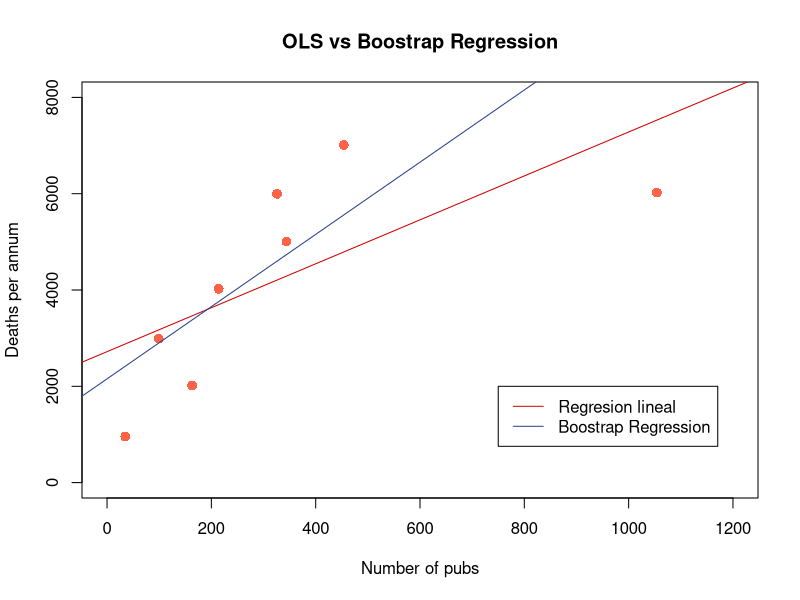

Recreate this plot in R.
#####Ejercicio 2 de la tarea 2 de Computo Estadistico
##### Regresion Bootstrap

#Introducimos los datos
pubs<-c(35,99,163,214,326,344,454,1054)
mortality<-c(957,2990,2017,4025,5997,5007,7012,6022)

#Generamos un dataframe con los datos
x<-as.data.frame(cbind(pubs,mortality))

#Generamos nuestro modelo
model1 = lm(mortality ~., data=x)
summary(model1)
#Obtenemos los coeficientes del modelo
betahat = coef(model1)  

#Fijamos una semilla para permitir reproducibilidad
set.seed(100) 

#Aqui vamos a almacenar los vectores de coeficientes de regresion en cada fila 
bstar = NULL
n = length(x$mortality)
#Numero de remuestreos a hacer
B=1000   
for(draw in 1:B){
  Dstar = x[sample(1:n, size=n, replace=T),]
  #Generamos el modelo con los datos obtenidos por el remuestreo
  model=lm(mortality ~., data=Dstar)    
  bstar=rbind(bstar, coef(model))    
}

#Generamos los nuevos coeficientes a partir de los obtenidos por bootstrap
boost.coef<-apply(bstar, 2, mean)

# INTERVALOS DE CONFIANZA (para el numero de pubs) 
#Para el modelo de regresion lineal
confint(model1)

# Para el parametro obtenido por bootstrap
#Ordenamos los valores obtenidos por bootstrap para el parametro del numero de pubs
sorted.param<-sort(bstar[,2])

# Calculamos los limites inferior y superior para establecer los CI
bounds<-c(B*(0.05/2), B*(1-(0.05/2)))

#Calculamos los CI por percentiles
boost.ci<-c(sorted.param[bounds[1]], sorted.param[bounds[2]])

#Graficamos los resultados
plot(pubs, mortality, ylim=c(0,8000), xlim=c(0,1200), 
     xlab="Number of pubs", ylab="Deaths per annum", 
     col="tomato1", pch = 16, cex = 1.3, main="OLS vs Boostrap Regression")
abline(betahat[1], betahat[2], col="red3")
abline(boost.coef[1], boost.coef[2], col="royalblue4")
legend(750, 2000, legend=c("Regresion lineal", "Boostrap Regression"), 
       col=c("red3", "royalblue4"), lty=1)
